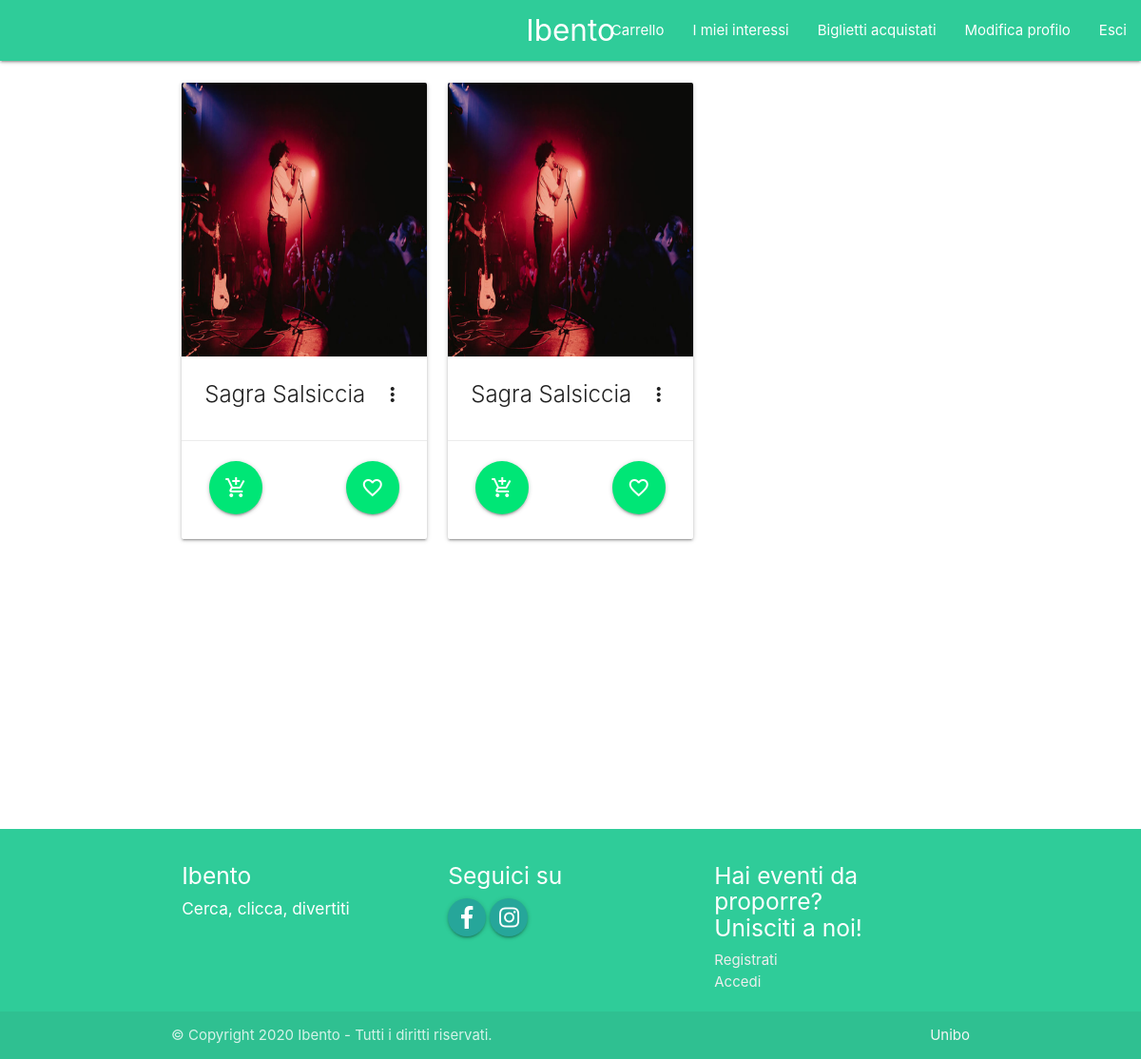
Screenshot of /lista-biglietti.php (signed in) with the database file from the repository.
### tables this page shows
CREATE TABLE `Biglietto` (
  `id` int(6) NOT NULL,
  `id_evento` int(6) NOT NULL,
  `id_utente` int(6) NOT NULL,
  `data_acquisto` datetime(6) NOT NULL DEFAULT current_timestamp(6),
  `quantita` int(6) NOT NULL DEFAULT 1
);

CREATE TABLE `Evento` (
  `id` int(6) NOT NULL,
  `titolo` varchar(20) NOT NULL,
  `id_categoria` int(6) NOT NULL,
  `data_inserimento` timestamp(6) NOT NULL DEFAULT current_timestamp(6),
  `data_inizio` date NOT NULL,
  `ora_inizio` time NOT NULL,
  `data_fine` date NOT NULL,
  `ora_fine` time NOT NULL,
  `luogo` varchar(50) NOT NULL,
  `immagine` varchar(100) DEFAULT NULL,
  `descrizione` text DEFAULT NULL,
  `id_organizzatore` varchar(20) NOT NULL,
  `biglietti_totali` int(5) NOT NULL,
  `biglietti_venduti` int(5) NOT NULL DEFAULT 0,
  `prezzo_biglietto` float NOT NULL DEFAULT 0,
  `utenti_interessati` int(5) NOT NULL DEFAULT 0,
  `acquisto_durante_evento` tinyint(1) NOT NULL DEFAULT 0,
  `max_biglietti_ciascuno` int(6) NOT NULL DEFAULT 2
);

### lista-biglietti.php (called while the page is built)
<?php
require_once 'materialize.php';
if(isUserLoggedIn()){
    $templateParams["titolo"] = "Interessi Utente";
    $templateParams["nome"] = "tickets-temp.php";
    $templateParams["eventi"] = $dbh->getTicketsForUser($_SESSION["idutente"]);
} else {
    $templateParams["titolo"] = "Ibento";
    header("Location: index.php");
    exit;
}
require 'template/base.php';
?>

### db/database.php (called while the page is built, shortened)
<?php
class DatabaseHelper{
    private $db;
    public function __construct($servername, $username, $password, $dbname){
        $this->db = new mysqli($servername, $username, $password, $dbname);
    }
    public function getTicketsForUser($userID) {
        $query = "SELECT Evento.*, Biglietto.* FROM Evento INNER JOIN Biglietto ON Evento.id=Biglietto.id_evento WHERE Biglietto.id_utente = ?";
        $stmt = $this->db->prepare($query);
        $stmt->bind_param('s',$userID);
        $stmt->execute();
        $result = $stmt->get_result();
        return $result->fetch_all(MYSQLI_ASSOC);
    }
}
?>

### materialize.php (called while the page is built, shortened)
<?php
require_once("db/database.php");
$dbh = new DatabaseHelper("localhost", "root", "", "IbentoDB");
?>

### template/tickets-temp.php (the view, shortened to what this page needs)
<main>
    <div class="section no-pad-bot">
        <div class="container">
            <div class="row">
                <?php
                    if(empty($templateParams["eventi"])):
                ?>
                <h4>Non hai ancora acquistato nessun biglietto  ¯\_(ツ)_/¯</h4>
                <?php
                    else:
                    foreach($templateParams["eventi"] as $evento):
                ?>
                    <div id="<?php echo $evento['id']?>" class="col s12 m6 l4 cards-container active">
                        <div class="card sticky-action hoverable" style="height: 480px;">
                            <div class="card-image waves-effect waves-block waves-light" style="height: 60%;">
                                <img class="responsive-img activator" style="height: 100%;" alt="" src="<?php echo $evento["immagine"]; ?>">
                            </div>
                            <div class="card-content">
                                <span class="card-title activator grey-text text-darken-4"><?php echo $evento["titolo"]; ?><i class="material-icons right">more_vert</i></span>
                            </div>
                            <div class="card-action">
                                <form role="form" action="#" method="post">
                                    <a id="addIntrest" onclick="addIntrest(<?php echo $evento['id']?>)" class="btn-floating btn-large waves-effect waves-light #00e676 green accent-3 right hoverable" style="margin:5px;"><i class="material-icons">favorite_border</i></a>
                                    <a id="addToCart" onclick="addToCart(<?php echo $evento['id']?>)" class="btn-floating btn-large waves-effect waves-light #00e676 green accent-3 right-align hoverable" style="margin:5px;"><i class="material-icons">add_shopping_cart</i></a>
                                </form>
                            </div>
                        </div>
                    </div>
                <?php
                    endforeach;
                    endif;
                ?>
            </div>
        </div>
    </div>
</main>

### css/style.css (style rules this page uses)
* { margin: 0; }
html, body { height: 100%; }
main { min-height: 100%; }
main:after { content: ""; display: block; }

### rows the page displays
biglietto: id_evento.immagine (picture), id_evento.titolo "Sagra Salsiccia"
biglietto: id_evento.immagine (picture), id_evento.titolo "Sagra Salsiccia"
